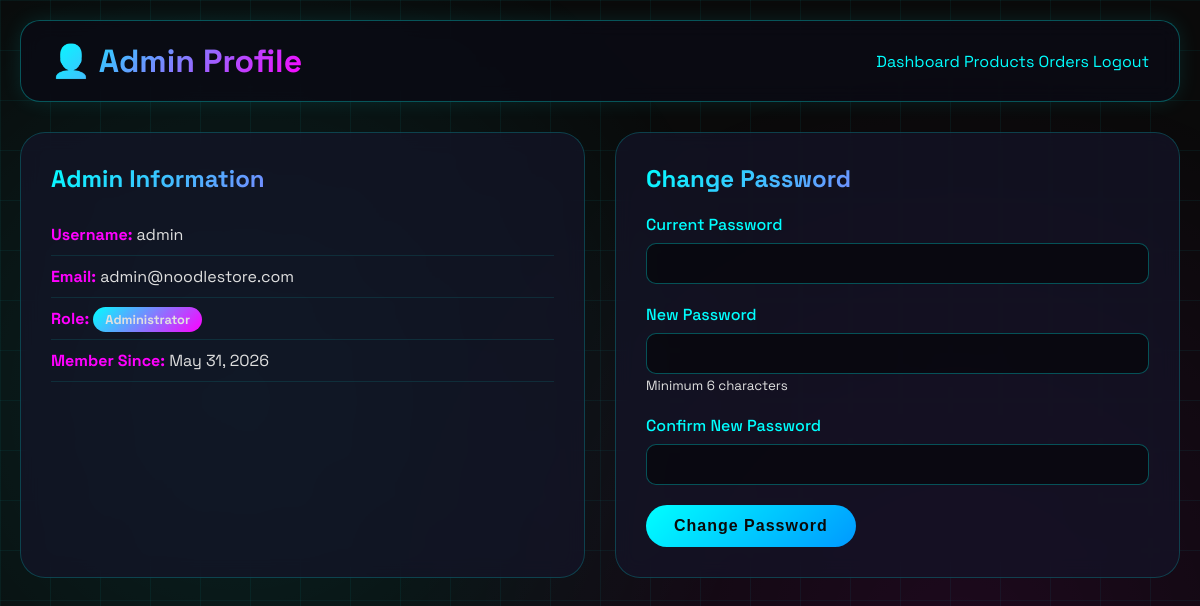
Screenshot of /admin/profile.php (signed in) with the database file from the repository.
### tables this page shows
CREATE TABLE users (
    id INT AUTO_INCREMENT PRIMARY KEY,
    username VARCHAR(50) UNIQUE NOT NULL,
    email VARCHAR(100) UNIQUE NOT NULL,
    password VARCHAR(255) NOT NULL,
    role ENUM('user', 'admin') DEFAULT 'user',
    created_at TIMESTAMP DEFAULT CURRENT_TIMESTAMP
);

### includes/functions.php (called while the page is built, shortened)
<?php
require_once __DIR__ . '/config.php';
function getUserById($id) {
    global $conn;
    $stmt = $conn->prepare("SELECT * FROM users WHERE id = ?");
    $stmt->bind_param("i", $id);
    $stmt->execute();
    return $stmt->get_result()->fetch_assoc();
}
?>

### admin/profile.php (the view, shortened to what this page needs)
<?php
require_once '../includes/config.php';
require_once '../includes/functions.php';
$user = getUserById($_SESSION['user_id']);
?>
<!DOCTYPE html>
<html lang="en">
<head>
    <link rel="stylesheet" href="../assets/style.css">
</head>
<body>
    <div class="container">
        <header>
            <h1>👤 Admin Profile</h1>
            <nav>
                <a href="index.php">Dashboard</a>
                <a href="products.php">Products</a>
                <a href="orders.php">Orders</a>
                <a href="../logout.php">Logout</a>
            </nav>
        </header>
        <div class="profile-layout">
            <div class="profile-info">
                <h2>Admin Information</h2>
                <div class="info-card">
                    <p><strong>Username:</strong> <?php echo htmlspecialchars($user['username']); ?></p>
                    <p><strong>Email:</strong> <?php echo htmlspecialchars($user['email']); ?></p>
                    <p><strong>Role:</strong> <span class="admin-badge">Administrator</span></p>
                    <p><strong>Member Since:</strong> <?php echo date('F d, Y', strtotime($user['created_at'])); ?></p>
                </div>
            </div>
            <div class="change-password">
                <h2>Change Password</h2>
                <form method="POST">
                    <div class="form-group">
                        <label>Current Password</label>
                        <input type="password" name="current_password" required>
                    </div>
                    <div class="form-group">
                        <label>New Password</label>
                        <input type="password" name="new_password" required>
                        <small>Minimum 6 characters</small>
                    </div>
                    <div class="form-group">
                        <label>Confirm New Password</label>
                        <input type="password" name="confirm_password" required>
                    </div>
                    <button type="submit" name="change_password" class="btn btn-primary">Change Password</button>
                </form>
            </div>
        </div>
    </div>
</body>
</html>

### assets/style.css (style rules this page uses)
* { margin: 0; padding: 0; box-sizing: border-box; }
body { font-family: 'Space Grotesk', 'Segoe UI', monospace; background: #0a0a0a; min-height: 100vh; position: relative; color: #e0e0e0; }
body::before { content: ''; position: fixed; top: 0; left: 0; width: 100%; height: 100%; background-image: linear-gradient(rgba(0, 255, 255, 0.05) 1px, transparent 1px), linear-gradient(90deg, rgba(0, 255, 255, 0.05) 1px, transparent 1px); background-size: 50px 50px; pointer-events: none; z-index: 0; }
body::after { content: ''; position: fixed; top: 0; left: 0; width: 100%; height: 100%; background: radial-gradient(circle at 20% 50%, rgba(0, 255, 255, 0.1) 0%, transparent 50%), radial-gradient(circle at 80% 80%, rgba(255, 0, 255, 0.08) 0%, transparent 50%); pointer-events: none; z-index: 0; }
.container { max-width: 1400px; margin: 0 auto; padding: 20px; position: relative; z-index: 1; }
header { background: rgba(10, 10, 20, 0.8); backdrop-filter: blur(10px); border-radius: 20px; padding: 20px 30px; margin-bottom: 30px; border: 1px solid rgba(0, 255, 255, 0.3); box-shadow: 0 0 20px rgba(0, 255, 255, 0.1); display: flex; justify-content: space-between; align-items: center; flex-wrap: wrap; transition: all 0.3s ease; }
.btn { display: inline-block; padding: 12px 28px; border-radius: 40px; text-decoration: none; font-weight: 600; transition: all 0.3s; border: none; cursor: pointer; font-size: 1rem; letter-spacing: 1px; position: relative; overflow: hidden; }
.btn-primary { background: linear-gradient(135deg, #00ffff, #0099ff); color: #0a0a0a; font-weight: bold; }
.form-group { margin-bottom: 20px; }
.form-group label { display: block; margin-bottom: 8px; font-weight: 500; color: #00ffff; }
.form-group input, .form-group select, .form-group textarea { width: 100%; padding: 12px; background: rgba(0, 0, 0, 0.5); border: 1px solid rgba(0, 255, 255, 0.3); border-radius: 10px; color: white; }
.admin-badge { background: linear-gradient(135deg, #00ffff, #ff00ff); color: #0a0a0a; padding: 4px 12px; border-radius: 20px; font-size: 0.8rem; font-weight: bold; }
.profile-layout { display: grid; grid-template-columns: 1fr 1fr; gap: 30px; }
.profile-info, .change-password { background: rgba(20, 20, 40, 0.7); backdrop-filter: blur(10px); border-radius: 25px; padding: 30px; border: 1px solid rgba(0, 255, 255, 0.2); }
.profile-info h2, .change-password h2 { background: linear-gradient(135deg, #00ffff, #ff00ff); -webkit-background-clip: text; background-clip: text; color: transparent; margin-bottom: 20px; }
.info-card p { padding: 10px 0; border-bottom: 1px solid rgba(0, 255, 255, 0.1); color: #cccccc; }
.info-card strong { color: #ff00ff; }
p, span, li, .step p, .instruction p, .demo-credentials p, .order-info p { color: #e0e0e0 !important; }
a { color: #00ffff; text-decoration: none; }
h1, h2, h3, h4 { background: linear-gradient(135deg, #00ffff, #ff00ff); -webkit-background-clip: text; background-clip: text; color: transparent; }

### rows the page displays
users: username "admin", email "admin@noodlestore.com", created_at "May 31, 2026"
